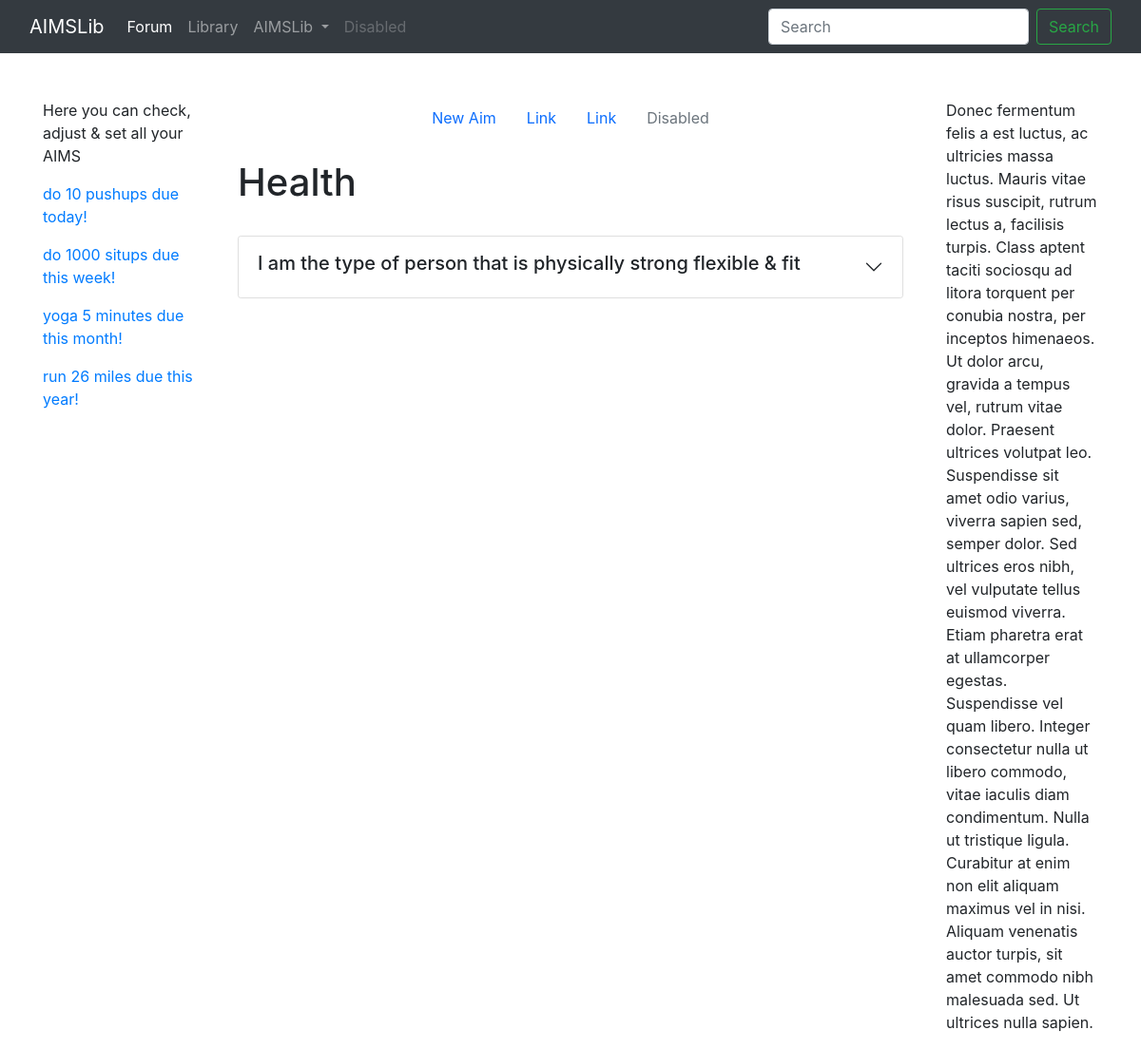
The app's page /aims_dash/ (signed in), older data.
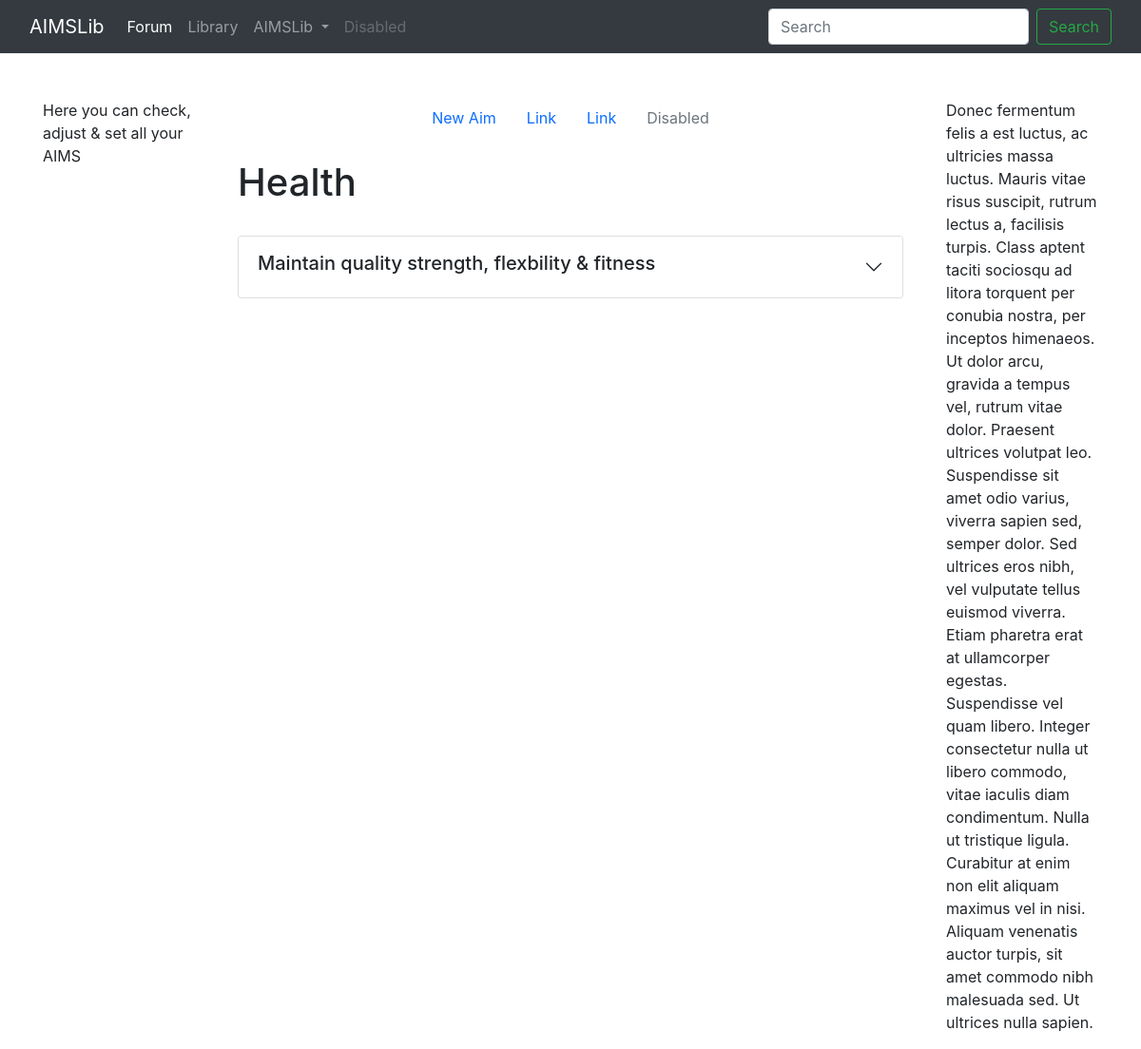
The same page, newer data.
### Development/models.py (models this page shows, shortened)
class TrackerMinAim(models.Model):
    METRIC_FREQ = (
            ('daily', 'daily'),
            ('weekly', 'weekly'),
            ('monthly', 'monthly'),
            ('yearly', 'yearly'),
    )
    COMP_CRITERIA = (('consecutive', 'consecutive'),
                    ('total', 'total'))
    TIMEOUT_FREQUENCY = (
                    ("double frequency","double frequency"),
                    ("weekly mondays","weekly mondays"),
                    ("weekly tuesdays","weekly tuesdays"),
                    ("weekly wednesdays","weekly wednesdays"),
                    ("weekly thursdays","weekly thursdays"),
                    ("weekly fridays","weekly fridays"),
                    ("weekly saturdays","weekly saturdays"),
                    ("weekly sundays","weekly sundays")
                        )
    WEEK_RESET_CHOICES = (
                    ("start date day", "The day of the week you start your tracker"),
                    ("members profile", "The day set on your user profile")
                    )
    DAY_RESET_CHOICES = (
                    ("midnight", "midnight"),
                    ("sleep setting", "your sleep setting")
                    )
    lever = models.ForeignKey(Lever,on_delete=models.CASCADE, related_name="tracker_min_aim" )
    metric_type = models.CharField(max_length=100) # A description of what the intgers mean. hours, #reps, #minutes #count
    metric_min = models.PositiveIntegerField()# The minimum amount accepted
    metric_aim = models.PositiveIntegerField() # The standard you are trying to hit each day: "8 hours"
    metric_description = models.TextField(blank=True, null=True) # Represents the amount of minutes I spent jogging today
    frequency = models.CharField(max_length=100,choices=METRIC_FREQ) # Choi
    frequency_quantity = models.PositiveIntegerField(default=1, validators=[MinValueValidator(1), MaxValueValidator(100)])
    start_date = models.DateField() # Auto adds today or user can set the first day to start on.
    end_date = models.DateField(blank=True, null=True) # If blank the Tracker runs forever.
    complete_criteria =  models.CharField(max_length=100, choices=COMP_CRITERIA)
    complete_value = models.PositiveIntegerField()
    has_prompt = models.BooleanField(default=True)
    has_timeout = models.BooleanField(default=True)
    has_public_logs = models.BooleanField(default=False)
    allows_multi_period_logs = models.BooleanField(default=True)
    week_reset_on = models.CharField(max_length=100, choices=WEEK_RESET_CHOICES, default="start date day")
    day_reset_on = models.CharField(max_length=100, choices=DAY_RESET_CHOICES, default="midnight")
    def get_tclass(self):
        class_name = "TrackerMinAim"
        return class_name
    def __str__(self):
        return f"<MinAimTracker: {self.frequency}>"#This changes the displayed object name into relevant text information
    def get_tsentence(self):
        sentence_start = f"Commencing {self.start_date} I will show up and {self.metric_description} {self.metric_min} { self.metric_type} { self.frequency}."
        sentence_middle = f"When I {self.metric_description} {self.metric_aim} {self.metric_type} for {self.complete_value} { self.complete_criteria} {self.frequency} periods I have moved mountains to achieve my aims."
        if self.end_date:
            sentence_end = f"This tracker is actively trackd until { self.end_date }."
        else:
            sentence_end = ""
        return " ".join([sentence_start, sentence_middle, sentence_end])

class DevelopmentCategory(models.Model):
    title = models.CharField(max_length=255)
    description = models.TextField()
    parent_category = models.ForeignKey('self',blank=True, null=True ,related_name='children', on_delete=models.SET_NULL)

class Aim(models.Model):
    user = models.ForeignKey(User, on_delete=models.CASCADE)
    category = models.ForeignKey(DevelopmentCategory, blank=True, null=True, on_delete=models.SET_NULL)
    title = models.CharField(max_length=255)
    why = models.TextField(blank=True, null=True)
    def __str__(self):
        return f"<AIM: by {self.user} '{self.title[:min(len(self.title),50)]}'>"#This changes the displayed object name into relevant text information

### Development/views.py (the view)
# urls.py: path('aims_dash/', AimsDash.as_view(), name="aims-dash"),
class AimsDash(TemplateView):
    template_name = "aims_dash.html"
    def get_context_data(self, **kwargs):
        context = super().get_context_data(**kwargs)
        aims_by_cat = []
        uncomplete_daily = []
        uncomplete_weekly = []
        uncomplete_monthly = []
        uncomplete_yearly = []
        for cat in DevelopmentCategory.objects.all():
            all_cat_aim_data = {}
            full_cat_path = get_category_path(cat)
            cat_aims = Aim.objects.filter(user=self.request.user.id, category=cat.id)
            for aim in cat_aims:
                aim_levers = {}
                all_aim_levers = Lever.objects.filter(on_aim = aim.id).order_by("in_order")
                for lever in all_aim_levers:
                    lever_trackers = {}
                    trackers = lever.get_trackers()
                    for tracker in trackers:
                        tracker_complete, freq_bracket = self.check_tracker_status(tracker)
                        if not tracker_complete:
                            eval(f"uncomplete_{freq_bracket}").append(tracker)
                        if isinstance(tracker, TrackerMinAim):
                            if "TrackerMinAim" in lever_trackers.keys():
                                lever_trackers["TrackerMinAim"].append(tracker)
                            else:
                                lever_trackers["TrackerMinAim"] = [tracker]
                    aim_levers[lever] = lever_trackers
                all_cat_aim_data[aim] = aim_levers
            aims_by_cat.append((full_cat_path, all_cat_aim_data))
        context['aims_by_cat'] = sorted(aims_by_cat)
        context['uncomplete_daily'] = uncomplete_daily
        context['uncomplete_weekly'] = uncomplete_weekly
        context['uncomplete_monthly'] = uncomplete_monthly
        context['uncomplete_yearly'] = uncomplete_yearly
        print(context)
        return context
    def check_tracker_status(self, tracker):
        member_profile = MemberProfile.objects.get(user_profile=self.request.user.id)
        tracker_info  = {'tracker':tracker,}
        now = datetime.today()
        reset_user_time = datetime.combine(now, member_profile.day_reset_time)
        reset_user_date_time = reset_user_time + relativedelta(day=member_profile.month_reset_day)
        reset_user_year_date_time = reset_user_date_time + relativedelta(month=member_profile.year_reset_month)
        if tracker.frequency == "daily":
            if now > reset_user_time:
                start_date = reset_user_time
                end_date =  reset_user_time + timedelta(hours=23, minutes=59, seconds=59)
            else:
                start_date = reset_user_time - time_delta(hours=24)
                end_date =  reset_user_time - time_delta(seconds=1)
        if tracker.frequency == "weekly":
            if reset_user_time.strftime('%A') == member_profile.week_reset_day:
                if now > reset_user_time:
                    start_date = reset_user_time
                    end_date =  reset_user_time + timedelta(days=6, hours = 23, minutes=59, seconds=59)
                else:
                    start_date = reset_user_time - timedelta(days=7)
                    end_date =  reset_user_time - timedelta(seconds=1)
            else:
                while reset_user_time.strftime('%A') != member_profile.week_reset_day:
                    reset_user_time += timedelta(days=1)
                end_date = reset_user_time - timedelta(seconds=1)
                start_date = reset_user_time - timedelta(days=7)
        if tracker.frequency == "monthly":
            if reset_user_date_time.strftime('%d') == str(member_profile.month_reset_day).zfill(2):
                if now > reset_user_date_time:
                    start_date = reset_user_date_time
                    end_date =  reset_user_date_time + relativedelta(months=1) - timedelta(seconds=1)
                else:
                    start_date = reset_user_date_time - relativedelta(months=1)
                    end_date =  reset_user_date_time - timedelta(seconds=1)
            elif reset_user_date_time.strftime('%d') > str(member_profile.month_reset_day).zfill(2):
                start_date = reset_user_date_time - relativedelta(months=1)
                end_date =  reset_user_date_time - timedelta(seconds=1)
            else:
                start_date = reset_user_date_time
                end_date =  reset_user_date_time + relativedelta(months=1) - timedelta(seconds=1)
        if tracker.frequency == "yearly":
            if reset_user_year_date_time.strftime('%m') == str(member_profile.year_reset_month).zfill(2):
                if now > reset_user_year_date_time:
                    start_date = reset_user_year_date_time
                    end_date  = reset_user_year_date_time + relativedelta(years=1) - timedelta(seconds=1)
                else:
                    start_date = reset_user_date_time - relativedelta(years=1)
                    end_date =  reset_user_date_time - timedelta(seconds=1)
            elif reset_user_year_date_time.strftime('%m') > str(member_profile.year_reset_month).zfill(2):
                start_date = reset_user_date_time - relativedelta(years=1)
                end_date =  reset_user_date_time - timedelta(seconds=1)
            else:
                start_date = reset_user_date_time
                end_date =  reset_user_date_time + relativedelta(years=1) - timedelta(seconds=1)
        print(f"tracker: {tracker}. Range: {start_date} ->  {end_date}")
        current_period_logs = eval(f"{tracker.get_tclass()}Records").objects.filter(tracker=tracker.id,record_date__range=[start_date, end_date])
        if current_period_logs:
            if len(current_period_logs) >= tracker.frequency_quantity:
                return (True, tracker.frequency)
            else:
                return (False, tracker.frequency)
        else:
            return (False, tracker.frequency)

### Development/models.py (called while the page is built)
    def get_trackers(self):
        min_aim = TrackerMinAim.objects.filter(Q(lever=self))
        return min_aim

    def __str__(self):
        return f"<Lever: by {self.on_aim.user} on {self.on_aim} ...'{self.description[:min(len(self.description),50)]}'>"#This changes the displayed object name into relevant text information

### Development/views.py (called while the page is built)
def get_category_path(cat, current_path=""):
    if cat.parent_category:
        new_path = " > "
        new_path += str(cat.title)
        new_path += current_path
        return get_category_path(cat.parent_category, current_path=new_path)
    else:
        new_path = str(cat.title)
        new_path += current_path
        return new_path

### Development/templates/aims_dash.html (shortened to what this page needs)
{% extends 'base.html' %}
{% block sectiontitle %}
<p>Here you can check, adjust & set all your AIMS</p>
{% endblock %}
{% block leftbar %}
{% include "tracker_log_dash.html" %}
{% endblock %}
{% block content %}
<ul class="nav justify-content-center">
  <li class="nav-item">
    <a class="nav-link active" href="{% url 'aims-new' %}">New Aim</a>
  </li>
  <li class="nav-item">
    <a class="nav-link" href="#">Link</a>
  </li>
  <li class="nav-item">
    <a class="nav-link" href="#">Link</a>
  </li>
  <li class="nav-item">
    <a class="nav-link disabled" href="#">Disabled</a>
  </li>
</ul>
{% include "aims.html" %}
{% endblock %}

### Development/templates/tracker_log_dash.html
{% if user.is_authenticated %}
  {% if uncomplete_daily %}
    {% for tracker in uncomplete_daily %}
      <a href='{% url 'log-any-tracker' tracker.get_tclass tracker.id %}'><p>{{ tracker.metric_description }} {{ tracker.metric_min }} {{ tracker.metric_type }} due today! </p></a>
    {% endfor %}
  {% endif %}
  {% if uncomplete_weekly %}
    {% for tracker in uncomplete_weekly %}
      <a href='{% url 'log-any-tracker' tracker.get_tclass tracker.id %}'><p>{{ tracker.metric_description }} {{ tracker.metric_min }} {{ tracker.metric_type }} due this week! </p></a>
    {% endfor %}
  {% endif %}
  {% if uncomplete_monthly %}
    {% for tracker in uncomplete_monthly %}
      <a href='{% url 'log-any-tracker' tracker.get_tclass tracker.id %}'><p>{{ tracker.metric_description }} {{ tracker.metric_min }} {{ tracker.metric_type }} due this month! </p></a>
    {% endfor %}
  {% endif %}
  {% if uncomplete_yearly %}
    {% for tracker in uncomplete_yearly %}
      <a href='{% url 'log-any-tracker' tracker.get_tclass tracker.id %}'><p>{{ tracker.metric_description }} {{ tracker.metric_min }} {{ tracker.metric_type }} due this year! </p></a>
    {% endfor %}
  {% endif %}
{% endif %}

### Development/templates/aims.html (shortened to what this page needs)
{% if user.is_authenticated %}
  <div class="container">
    {% for cat in aims_by_cat %}
      {% if cat.1 %}
        <br/>
        <h1>{{ cat.0 }}</h1>
        <br/>
          <div class="accordion" id="AimsAccordion_{{ cat.0 }}">
            {% for aim, levers in cat.1.items %}
              <div class="accordion-item">
                <h2 class="accordion-header" id="heading_{{ forloop.counter0 }}{{ forloop.parentloop.counter0 }}">
                  <button class="accordion-button collapsed" type="button" data-bs-toggle="collapse" data-bs-target="#collapse_{{ forloop.counter0 }}{{ forloop.parentloop.counter0 }}" aria-expanded="false" aria-controls="collapse_{{ forloop.counter0 }}{{ forloop.parentloop.counter0 }}">
                    <h5>{{ aim.title }}</h5>
                  </button>
                </h2>
              </div>
            {% endfor %}
          </div>
        {% endif %}
    {% endfor %}
  </div>
{% endif %}

Row changes from the older to the newer data that the page shows:
removed TrackerMinAim: metric_description "do", metric_min "10", metric_type "pushups"
removed TrackerMinAim: metric_description "do", metric_min "1000", metric_type "situps"
removed TrackerMinAim: metric_description "yoga", metric_min "5", metric_type "minutes"
removed TrackerMinAim: metric_description "run", metric_min "26", metric_type "miles"
changed Aim: title "I am the type of person that is physically strong flexible & fit" → "Maintain quality strength, flexbility & fitness"
